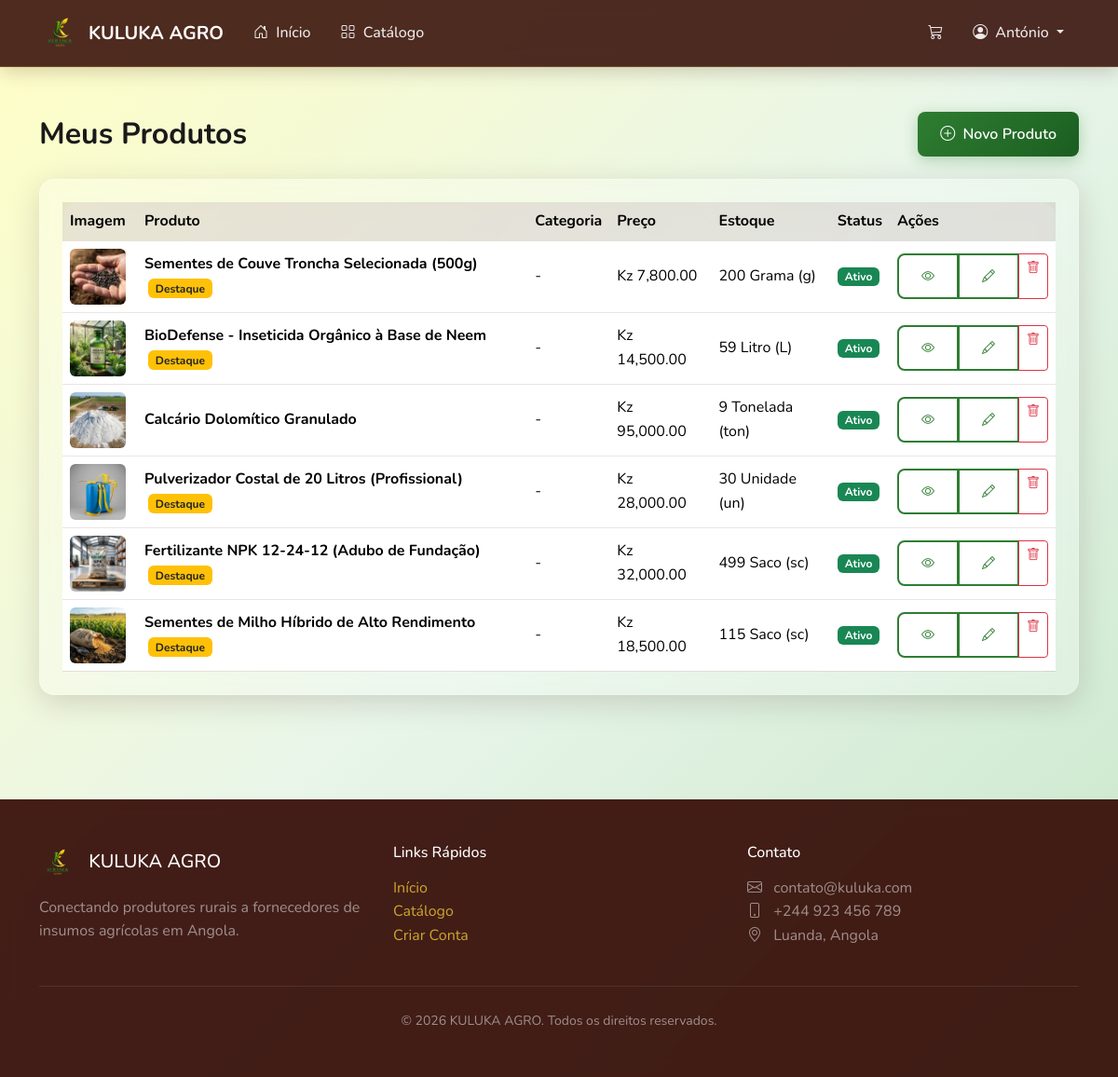
/produtos/meus-produtos/ (signed in), run on the app's committed database.
### contas/models.py (models this page shows, shortened)
class Usuario(AbstractUser):
    class TipoUsuario(models.TextChoices):
        FORNECEDOR = 'FORNECEDOR', 'Fornecedor'
        PRODUTOR = 'PRODUTOR', 'Produtor'
    tipo = models.CharField(
        max_length=20,
        choices=TipoUsuario.choices,
        default=TipoUsuario.PRODUTOR,
        verbose_name='Tipo de Usuário'
    )
    telefone = models.CharField(
        max_length=20,
        blank=True,
        verbose_name='Telefone'
    )
    endereco = models.TextField(
        blank=True,
        verbose_name='Endereço'
    )
    cidade = models.CharField(
        max_length=100,
        blank=True,
        verbose_name='Cidade'
    )
    provincia = models.CharField(
        max_length=100,
        blank=True,
        verbose_name='Província'
    )
    foto_perfil = models.ImageField(
        upload_to='perfis/',
        blank=True,
        null=True,
        verbose_name='Foto de Perfil'
    )
    descricao = models.TextField(
        blank=True,
        verbose_name='Descrição / Sobre'
    )
    data_criacao = models.DateTimeField(
        auto_now_add=True,
        verbose_name='Data de Criação'
    )
    nome_empresa = models.CharField(
        max_length=200,
        blank=True,
        verbose_name='Nome da Empresa'
    )
    nif = models.CharField(
        max_length=50,
        blank=True,
        verbose_name='NIF (Número de Identificação Fiscal)'
    )
    area_cultivo = models.DecimalField(
        max_digits=10,
        decimal_places=2,
        blank=True,
        null=True,
        verbose_name='Área de Cultivo (hectares)'
    )
    tipos_cultivo = models.TextField(
        blank=True,
        verbose_name='Tipos de Cultivo'
    )
    class Meta:
        verbose_name = 'Usuário'
        verbose_name_plural = 'Usuários'
    @property
    def eh_fornecedor(self):
        return self.tipo == self.TipoUsuario.FORNECEDOR

### produtos/models.py (models this page shows, shortened)
class Produto(models.Model):
    class UnidadeMedida(models.TextChoices):
        QUILOGRAMA = 'KG', 'Quilograma (kg)'
        GRAMA = 'G', 'Grama (g)'
        TONELADA = 'TON', 'Tonelada (ton)'
        LITRO = 'L', 'Litro (L)'
        UNIDADE = 'UN', 'Unidade (un)'
        SACO = 'SC', 'Saco (sc)'
        CAIXA = 'CX', 'Caixa (cx)'
    fornecedor = models.ForeignKey(
        settings.AUTH_USER_MODEL,
        on_delete=models.CASCADE,
        related_name='produtos',
        verbose_name='Fornecedor'
    )
    categoria = models.ForeignKey(
        Categoria,
        on_delete=models.SET_NULL,
        null=True,
        blank=True,
        related_name='produtos',
        verbose_name='Categoria'
    )
    nome = models.CharField(
        max_length=200,
        verbose_name='Nome do Produto'
    )
    descricao = models.TextField(
        verbose_name='Descrição'
    )
    preco = models.DecimalField(
        max_digits=10,
        decimal_places=2,
        verbose_name='Preço'
    )
    unidade_medida = models.CharField(
        max_length=10,
        choices=UnidadeMedida.choices,
        default=UnidadeMedida.QUILOGRAMA,
        verbose_name='Unidade de Medida'
    )
    estoque = models.PositiveIntegerField(
        default=0,
        verbose_name='Estoque Disponível'
    )
    imagem = models.ImageField(
        upload_to='produtos/',
        blank=True,
        null=True,
        verbose_name='Imagem do Produto'
    )
    ativo = models.BooleanField(
        default=True,
        verbose_name='Ativo'
    )
    destaque = models.BooleanField(
        default=False,
        verbose_name='Produto em Destaque'
    )
    data_criacao = models.DateTimeField(
        auto_now_add=True,
        verbose_name='Data de Criação'
    )
    data_atualizacao = models.DateTimeField(
        auto_now=True,
        verbose_name='Última Atualização'
    )
    class Meta:
        verbose_name = 'Produto'
        verbose_name_plural = 'Produtos'
        ordering = ['-data_criacao']
    @property
    def preco_formatado(self):
        return f"Kz {self.preco:,.2f}"

### produtos/views.py (the view)
# urls.py: path('meus-produtos/', views.MeusProdutosView.as_view(), name='meus_produtos'),
class MeusProdutosView(LoginRequiredMixin, FornecedorRequiredMixin, ListView):
    model = Produto
    template_name = 'produtos/meus_produtos.html'
    context_object_name = 'produtos'
    paginate_by = 10
    def get_queryset(self):
        return Produto.objects.filter(
            fornecedor=self.request.user
        ).select_related('categoria').order_by('-data_criacao')

### pedidos/context_processors.py (called while the page is built)
def carrinho_quantidade(request):
    carrinho = request.session.get('carrinho', {})
    quantidade_total = sum(carrinho.values())
    return {
        'carrinho_quantidade': quantidade_total
    }

### produtos/views.py (called while the page is built)
    def test_func(self):
        return self.request.user.is_authenticated and self.request.user.eh_fornecedor

### templates/produtos/meus_produtos.html (shortened to what this page needs)
{% extends 'base.html' %}
{% load static %}
{% block conteudo %}
<div class="container py-5">
    <div class="d-flex justify-content-between align-items-center mb-4">
        <h2 class="fw-bold mb-0">Meus Produtos</h2>
        <a href="{% url 'produtos:criar' %}" class="btn btn-kuluka">
            <i class="bi bi-plus-circle me-1"></i> Novo Produto
        </a>
    </div>
    {% if produtos %}
    <div class="glass-card">
        <div class="table-responsive">
            <table class="table table-glass mb-0">
                <thead>
                    <tr>
                        <th style="width: 80px;">Imagem</th>
                        <th>Produto</th>
                        <th>Categoria</th>
                        <th>Preço</th>
                        <th>Estoque</th>
                        <th>Status</th>
                        <th style="width: 150px;">Ações</th>
                    </tr>
                </thead>
                <tbody>
                    {% for produto in produtos %}
                    <tr>
                        <td>
                            {% if produto.imagem %}
                            <img src="{{ produto.imagem.url }}" alt="{{ produto.nome }}"
                                 class="rounded" style="width: 60px; height: 60px; object-fit: cover;">
                            {% else %}
                            <div class="rounded img-placeholder d-flex align-items-center justify-content-center"
                                 style="width: 60px; height: 60px;">
                                <i class="bi bi-image"></i>
                            </div>
                            {% endif %}
                        </td>
                        <td>
                            <strong>{{ produto.nome }}</strong>
                            {% if produto.destaque %}
                            <span class="badge bg-warning text-dark ms-1">Destaque</span>
                            {% endif %}
                        </td>
                        <td>{{ produto.categoria.nome|default:'-' }}</td>
                        <td>{{ produto.preco_formatado }}</td>
                        <td>{{ produto.estoque }} {{ produto.get_unidade_medida_display }}</td>
                        <td>
                            {% if produto.ativo %}
                            <span class="badge bg-success">Ativo</span>
                            {% else %}
                            <span class="badge bg-secondary">Inativo</span>
                            {% endif %}
                        </td>
                        <td>
                            <div class="btn-group">
                                <a href="{% url 'produtos:detalhe' produto.pk %}" class="btn btn-sm btn-kuluka-outline" title="Ver">
                                    <i class="bi bi-eye"></i>
                                </a>
                                <a href="{% url 'produtos:editar' produto.pk %}" class="btn btn-sm btn-kuluka-outline" title="Editar">
                                    <i class="bi bi-pencil"></i>
                                </a>
                                <a href="{% url 'produtos:excluir' produto.pk %}" class="btn btn-sm btn-outline-danger" title="Excluir">
                                    <i class="bi bi-trash"></i>
                                </a>
                            </div>
                        </td>
                    </tr>
                    {% endfor %}
                </tbody>
            </table>
        </div>
    </div>
    {% endif %}
</div>
{% endblock %}

### templates/base.html (shortened to what this page needs)
{% load static %}
<!DOCTYPE html>
<html lang="pt-br">
<head>
    <link href="https://cdn.jsdelivr.net/npm/bootstrap@5.3.3/dist/css/bootstrap.min.css" rel="stylesheet">
    <link href="https://cdn.jsdelivr.net/npm/bootstrap-icons@1.11.3/font/bootstrap-icons.css" rel="stylesheet">
    <link href="{% static 'css/style.css' %}" rel="stylesheet">
</head>
<body>
    <nav class="navbar navbar-expand-lg navbar-glass sticky-top">
        <div class="container">
            <a class="navbar-brand" href="{% url 'contas:home' %}">
                <img src="{% static 'images/logo.png' %}" alt="KULUKA AGRO">
                <span class="d-none d-sm-inline">KULUKA AGRO</span>
            </a>
            <div class="collapse navbar-collapse" id="navbarNav">
                <ul class="navbar-nav me-auto">
                    <li class="nav-item">
                        <a class="nav-link" href="{% url 'contas:home' %}">
                            <i class="bi bi-house-door me-1"></i> Início
                        </a>
                    </li>
                    <li class="nav-item">
                        <a class="nav-link" href="{% url 'produtos:catalogo' %}">
                            <i class="bi bi-grid me-1"></i> Catálogo
                        </a>
                    </li>
                </ul>
                <ul class="navbar-nav">
                    <li class="nav-item">
                        <a class="nav-link carrinho-badge" href="{% url 'pedidos:carrinho' %}">
                            <i class="bi bi-cart3"></i>
                        </a>
                    </li>
                    {% if user.is_authenticated %}
                    <li class="nav-item dropdown">
                        <a class="nav-link dropdown-toggle" href="#" data-bs-toggle="dropdown">
                            <i class="bi bi-person-circle me-1"></i>
                            {{ user.first_name|default:user.username }}
                        </a>
                    </li>
                    {% endif %}
                </ul>
            </div>
        </div>
    </nav>
    <main>
        {% block conteudo %}{% endblock %}
    </main>
    <footer class="footer-glass">
        <div class="container">
            <div class="row">
                <div class="col-md-4 mb-4 mb-md-0">
                    <h5 class="text-white mb-3">
                        <img src="{% static 'images/logo.png' %}" alt="KULUKA AGRO" height="40" class="me-2">
                        KULUKA AGRO
                    </h5>
                    <p class="text-white-50">
                        Conectando produtores rurais a fornecedores de insumos agrícolas em Angola.
                    </p>
                </div>
                <div class="col-md-4 mb-4 mb-md-0">
                    <h6 class="text-white mb-3">Links Rápidos</h6>
                    <ul class="list-unstyled">
                        <li><a href="{% url 'contas:home' %}">Início</a></li>
                        <li><a href="{% url 'produtos:catalogo' %}">Catálogo</a></li>
                        <li><a href="{% url 'contas:registro' %}">Criar Conta</a></li>
                    </ul>
                </div>
                <div class="col-md-4">
                    <h6 class="text-white mb-3">Contato</h6>
                    <ul class="list-unstyled text-white-50">
                        <li><i class="bi bi-envelope me-2"></i> contato@kuluka.com</li>
                        <li><i class="bi bi-phone me-2"></i> +244 923 456 789</li>
                        <li><i class="bi bi-geo-alt me-2"></i> Luanda, Angola</li>
                    </ul>
                </div>
            </div>
            <hr class="my-4 border-secondary">
            <div class="text-center text-white-50">
                <small>&copy; 2026 KULUKA AGRO. Todos os direitos reservados.</small>
            </div>
        </div>
    </footer>
</body>
</html>

### static/css/style.css (style rules this page uses)
:root { --cor-primaria: #300600; --cor-secundaria: #CDA630; --cor-terciaria: #2E7D32; --cor-fundo: #FFFEC6; --cor-texto: #1a1a1a; --cor-texto-claro: #ffffff; --cor-sucesso: #2E7D32; --cor-erro: #c62828; --cor-aviso: #f9a825; --cor-info: #0277bd; --glass-bg: rgba(255, 255, 255, 0.25); --glass-bg-dark: rgba(48, 6, 0, 0.15); --glass-border: rgba(255, 255, 255, 0.3); --glass-shadow: 0 8px 32px 0 rgba(48, 6, 0, 0.15); --glass-blur: blur(10px); --raio-borda: 16px; --raio-borda-sm: 8px; --espacamento: 1.5rem; }
* { box-sizing: border-box; }
html { scroll-behavior: smooth; }
body { font-family: 'Segoe UI', 'Avenir', system-ui, -apple-system, sans-serif; background: linear-gradient(135deg, #FFFEC6 0%, #e8f5e9 50%, #c8e6c9 100%); background-attachment: fixed; min-height: 100vh; color: var(--cor-texto); line-height: 1.6; }
.glass-card { background: var(--glass-bg); backdrop-filter: var(--glass-blur); -webkit-backdrop-filter: var(--glass-blur); border-radius: var(--raio-borda); border: 1px solid var(--glass-border); box-shadow: var(--glass-shadow); padding: var(--espacamento); }
.navbar-glass { background: rgba(48, 6, 0, 0.85) !important; backdrop-filter: var(--glass-blur); -webkit-backdrop-filter: var(--glass-blur); border-bottom: 1px solid rgba(205, 166, 48, 0.3); box-shadow: 0 4px 20px rgba(48, 6, 0, 0.2); }
.navbar-glass .navbar-brand { font-weight: 700; color: var(--cor-texto-claro) !important; display: flex; align-items: center; gap: 0.5rem; }
.navbar-glass .navbar-brand img { height: 45px; width: auto; }
.navbar-glass .nav-link { color: rgba(255, 255, 255, 0.9) !important; font-weight: 500; padding: 0.5rem 1rem !important; border-radius: var(--raio-borda-sm); transition: all 0.3s ease; }
.btn-kuluka { background: linear-gradient(135deg, var(--cor-terciaria) 0%, #1b5e20 100%); color: var(--cor-texto-claro); border: none; padding: 0.75rem 1.5rem; border-radius: var(--raio-borda-sm); font-weight: 600; transition: all 0.3s ease; box-shadow: 0 4px 15px rgba(46, 125, 50, 0.3); }
.btn-kuluka-outline { background: transparent; color: var(--cor-terciaria); border: 2px solid var(--cor-terciaria); padding: 0.75rem 1.5rem; border-radius: var(--raio-borda-sm); font-weight: 600; transition: all 0.3s ease; }
.carrinho-badge { position: relative; }
.table-glass { background: var(--glass-bg); backdrop-filter: var(--glass-blur); border-radius: var(--raio-borda); }
.table-glass th { background: rgba(48, 6, 0, 0.1); border: none; }
.table-glass td { border-color: rgba(48, 6, 0, 0.1); vertical-align: middle; }
.footer-glass { background: rgba(48, 6, 0, 0.9); backdrop-filter: var(--glass-blur); color: var(--cor-texto-claro); padding: 3rem 0; margin-top: 4rem; }
.footer-glass a { color: var(--cor-secundaria); text-decoration: none; transition: color 0.3s ease; }

### templates/base.html (style rules this page uses)
body { font-family: 'Nunito', sans-serif; }

### data on the page
Usuario: first_name "António"
Produto: imagem (picture), nome "Sementes de Couve Troncha Selecionada (500g)", destaque "Destaque", categoria.nome "-", preco_formatado "Kz 7,800.00", estoque "200", unidade_medida "Grama (g)", ativo "Ativo"
Produto: imagem (picture), nome "BioDefense - Inseticida Orgânico à Base de Neem", destaque "Destaque", categoria.nome "-", preco_formatado "Kz 14,500.00", estoque "59", unidade_medida "Litro (L)", ativo "Ativo"
Produto: imagem (picture), nome "Calcário Dolomítico Granulado", categoria.nome "-", preco_formatado "Kz 95,000.00", estoque "9", unidade_medida "Tonelada (ton)", ativo "Ativo"
Produto: imagem (picture), nome "Pulverizador Costal de 20 Litros (Profissional)", destaque "Destaque", categoria.nome "-", preco_formatado "Kz 28,000.00", estoque "30", unidade_medida "Unidade (un)", ativo "Ativo"
Produto: imagem (picture), nome "Fertilizante NPK 12-24-12 (Adubo de Fundação)", destaque "Destaque", categoria.nome "-", preco_formatado "Kz 32,000.00", estoque "499", unidade_medida "Saco (sc)", ativo "Ativo"
Produto: imagem (picture), nome "Sementes de Milho Híbrido de Alto Rendimento", destaque "Destaque", categoria.nome "-", preco_formatado "Kz 18,500.00", estoque "115", unidade_medida "Saco (sc)", ativo "Ativo"
